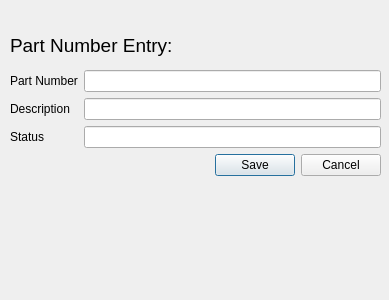
<?xml version="1.0" encoding="UTF-8"?>
<ui version="4.0">
 <class>PartNumberForm</class>
 <widget class="QWidget" name="PartNumberForm">
  <property name="geometry">
   <rect>
    <x>0</x>
    <y>0</y>
    <width>389</width>
    <height>300</height>
   </rect>
  </property>
  <property name="windowTitle">
   <string>Form</string>
  </property>
  <widget class="QWidget" name="pn_entry_form_Widget" native="true">
   <property name="geometry">
    <rect>
     <x>10</x>
     <y>70</y>
     <width>371</width>
     <height>121</height>
    </rect>
   </property>
   <layout class="QFormLayout" name="formLayout">
    <item row="0" column="0">
     <widget class="QLabel" name="pn_entry_part_number_Label">
      <property name="text">
       <string>Part Number</string>
      </property>
     </widget>
    </item>
    <item row="0" column="1">
     <widget class="QLineEdit" name="pn_entry_part_number_LineEdit"/>
    </item>
    <item row="1" column="0">
     <widget class="QLabel" name="pn_entry_description_Label">
      <property name="text">
       <string>Description</string>
      </property>
     </widget>
    </item>
    <item row="1" column="1">
     <widget class="QLineEdit" name="pn_entry_description_LineEdit"/>
    </item>
    <item row="3" column="1">
     <widget class="QDialogButtonBox" name="pn_entry_ButtonBox">
      <property name="standardButtons">
       <set>QDialogButtonBox::Cancel|QDialogButtonBox::Save</set>
      </property>
     </widget>
    </item>
    <item row="2" column="1">
     <widget class="QLineEdit" name="pn_entry_status_LineEdit"/>
    </item>
    <item row="2" column="0">
     <widget class="QLabel" name="part_number_status_Label">
      <property name="text">
       <string>Status</string>
      </property>
     </widget>
    </item>
   </layout>
  </widget>
  <widget class="QLabel" name="pn_entry_form_Label">
   <property name="geometry">
    <rect>
     <x>10</x>
     <y>30</y>
     <width>361</width>
     <height>31</height>
    </rect>
   </property>
   <property name="font">
    <font>
     <pointsize>14</pointsize>
    </font>
   </property>
   <property name="text">
    <string>Part Number Entry:</string>
   </property>
  </widget>
  <widget class="QLabel" name="pn_bottem_Label">
   <property name="geometry">
    <rect>
     <x>20</x>
     <y>210</y>
     <width>361</width>
     <height>31</height>
    </rect>
   </property>
   <property name="font">
    <font>
     <pointsize>14</pointsize>
    </font>
   </property>
   <property name="text">
    <string/>
   </property>
  </widget>
 </widget>
 <tabstops>
  <tabstop>pn_entry_part_number_LineEdit</tabstop>
  <tabstop>pn_entry_description_LineEdit</tabstop>
  <tabstop>pn_entry_status_LineEdit</tabstop>
 </tabstops>
 <resources/>
 <connections/>
</ui>
